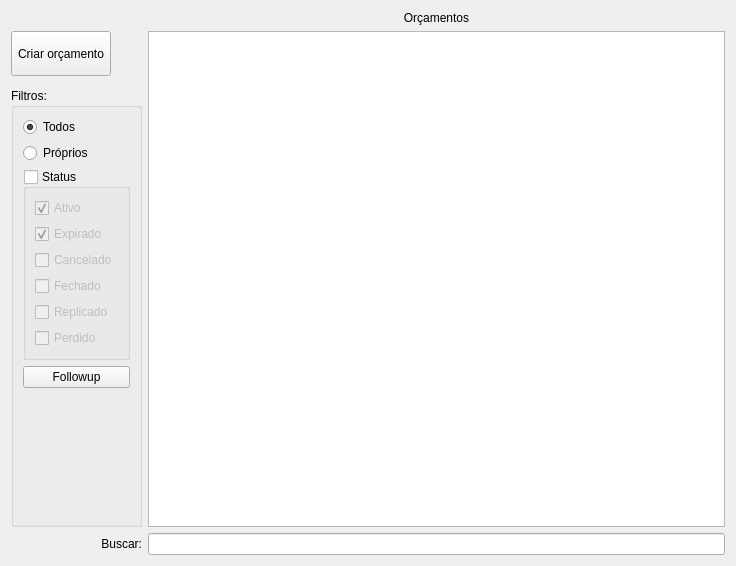
<?xml version="1.0" encoding="UTF-8"?>
<ui version="4.0">
 <class>WidgetOrcamento</class>
 <widget class="QWidget" name="WidgetOrcamento">
  <property name="geometry">
   <rect>
    <x>0</x>
    <y>0</y>
    <width>736</width>
    <height>566</height>
   </rect>
  </property>
  <property name="windowTitle">
   <string>Form</string>
  </property>
  <layout class="QGridLayout" name="gridLayout">
   <item row="3" column="0">
    <widget class="QGroupBox" name="groupBox_2">
     <property name="enabled">
      <bool>true</bool>
     </property>
     <property name="sizePolicy">
      <sizepolicy hsizetype="Minimum" vsizetype="Preferred">
       <horstretch>0</horstretch>
       <verstretch>0</verstretch>
      </sizepolicy>
     </property>
     <property name="title">
      <string>Filtros:</string>
     </property>
     <layout class="QGridLayout" name="gridLayout_9">
      <item row="1" column="0">
       <widget class="QRadioButton" name="radioButtonProprios">
        <property name="enabled">
         <bool>true</bool>
        </property>
        <property name="text">
         <string>Próprios</string>
        </property>
        <property name="checked">
         <bool>false</bool>
        </property>
       </widget>
      </item>
      <item row="0" column="0">
       <widget class="QRadioButton" name="radioButtonTodos">
        <property name="enabled">
         <bool>true</bool>
        </property>
        <property name="text">
         <string>Todos</string>
        </property>
        <property name="checked">
         <bool>true</bool>
        </property>
       </widget>
      </item>
      <item row="7" column="0">
       <spacer name="verticalSpacer_2">
        <property name="orientation">
         <enum>Qt::Vertical</enum>
        </property>
        <property name="sizeHint" stdset="0">
         <size>
          <width>20</width>
          <height>309</height>
         </size>
        </property>
       </spacer>
      </item>
      <item row="5" column="0">
       <widget class="QGroupBox" name="groupBoxStatus">
        <property name="title">
         <string>Status</string>
        </property>
        <property name="checkable">
         <bool>true</bool>
        </property>
        <property name="checked">
         <bool>false</bool>
        </property>
        <layout class="QGridLayout" name="gridLayout_2">
         <item row="1" column="0">
          <widget class="QCheckBox" name="checkBoxExpirado">
           <property name="enabled">
            <bool>true</bool>
           </property>
           <property name="text">
            <string>Expirado</string>
           </property>
           <property name="checked">
            <bool>true</bool>
           </property>
          </widget>
         </item>
         <item row="4" column="0">
          <widget class="QCheckBox" name="checkBoxReplicado">
           <property name="enabled">
            <bool>true</bool>
           </property>
           <property name="text">
            <string>Replicado</string>
           </property>
           <property name="checked">
            <bool>false</bool>
           </property>
          </widget>
         </item>
         <item row="3" column="0">
          <widget class="QCheckBox" name="checkBoxFechado">
           <property name="enabled">
            <bool>true</bool>
           </property>
           <property name="text">
            <string>Fechado</string>
           </property>
           <property name="checked">
            <bool>false</bool>
           </property>
          </widget>
         </item>
         <item row="0" column="0">
          <widget class="QCheckBox" name="checkBoxValido">
           <property name="enabled">
            <bool>true</bool>
           </property>
           <property name="text">
            <string>Ativo</string>
           </property>
           <property name="checked">
            <bool>true</bool>
           </property>
          </widget>
         </item>
         <item row="2" column="0">
          <widget class="QCheckBox" name="checkBoxCancelado">
           <property name="enabled">
            <bool>true</bool>
           </property>
           <property name="text">
            <string>Cancelado</string>
           </property>
           <property name="checked">
            <bool>false</bool>
           </property>
          </widget>
         </item>
         <item row="5" column="0">
          <widget class="QCheckBox" name="checkBoxPerdido">
           <property name="enabled">
            <bool>true</bool>
           </property>
           <property name="text">
            <string>Perdido</string>
           </property>
           <property name="checked">
            <bool>false</bool>
           </property>
          </widget>
         </item>
        </layout>
       </widget>
      </item>
      <item row="6" column="0">
       <widget class="QPushButton" name="pushButtonFollowup">
        <property name="text">
         <string>Followup</string>
        </property>
       </widget>
      </item>
     </layout>
    </widget>
   </item>
   <item row="0" column="1">
    <widget class="QLabel" name="labelOrcamentos">
     <property name="text">
      <string>Orçamentos</string>
     </property>
     <property name="alignment">
      <set>Qt::AlignCenter</set>
     </property>
    </widget>
   </item>
   <item row="1" column="0">
    <widget class="QPushButton" name="pushButtonCriarOrc">
     <property name="sizePolicy">
      <sizepolicy hsizetype="Fixed" vsizetype="Fixed">
       <horstretch>0</horstretch>
       <verstretch>0</verstretch>
      </sizepolicy>
     </property>
     <property name="minimumSize">
      <size>
       <width>100</width>
       <height>45</height>
      </size>
     </property>
     <property name="text">
      <string>Criar orçamento</string>
     </property>
    </widget>
   </item>
   <item row="1" column="1" rowspan="3">
    <widget class="TableView" name="table">
     <property name="mouseTracking">
      <bool>true</bool>
     </property>
     <property name="editTriggers">
      <set>QAbstractItemView::NoEditTriggers</set>
     </property>
     <property name="alternatingRowColors">
      <bool>true</bool>
     </property>
     <property name="selectionBehavior">
      <enum>QAbstractItemView::SelectRows</enum>
     </property>
     <property name="sortingEnabled">
      <bool>true</bool>
     </property>
     <attribute name="horizontalHeaderCascadingSectionResizes">
      <bool>true</bool>
     </attribute>
     <attribute name="horizontalHeaderHighlightSections">
      <bool>true</bool>
     </attribute>
     <attribute name="horizontalHeaderStretchLastSection">
      <bool>false</bool>
     </attribute>
     <attribute name="verticalHeaderCascadingSectionResizes">
      <bool>false</bool>
     </attribute>
     <attribute name="verticalHeaderHighlightSections">
      <bool>true</bool>
     </attribute>
    </widget>
   </item>
   <item row="5" column="0">
    <widget class="QLabel" name="label">
     <property name="enabled">
      <bool>true</bool>
     </property>
     <property name="text">
      <string>Buscar:</string>
     </property>
     <property name="alignment">
      <set>Qt::AlignRight|Qt::AlignTrailing|Qt::AlignVCenter</set>
     </property>
    </widget>
   </item>
   <item row="5" column="1">
    <widget class="QLineEdit" name="lineEditBusca">
     <property name="enabled">
      <bool>true</bool>
     </property>
    </widget>
   </item>
  </layout>
 </widget>
 <customwidgets>
  <customwidget>
   <class>TableView</class>
   <extends>QTableView</extends>
   <header>src/tableview.h</header>
  </customwidget>
 </customwidgets>
 <resources/>
 <connections/>
</ui>
